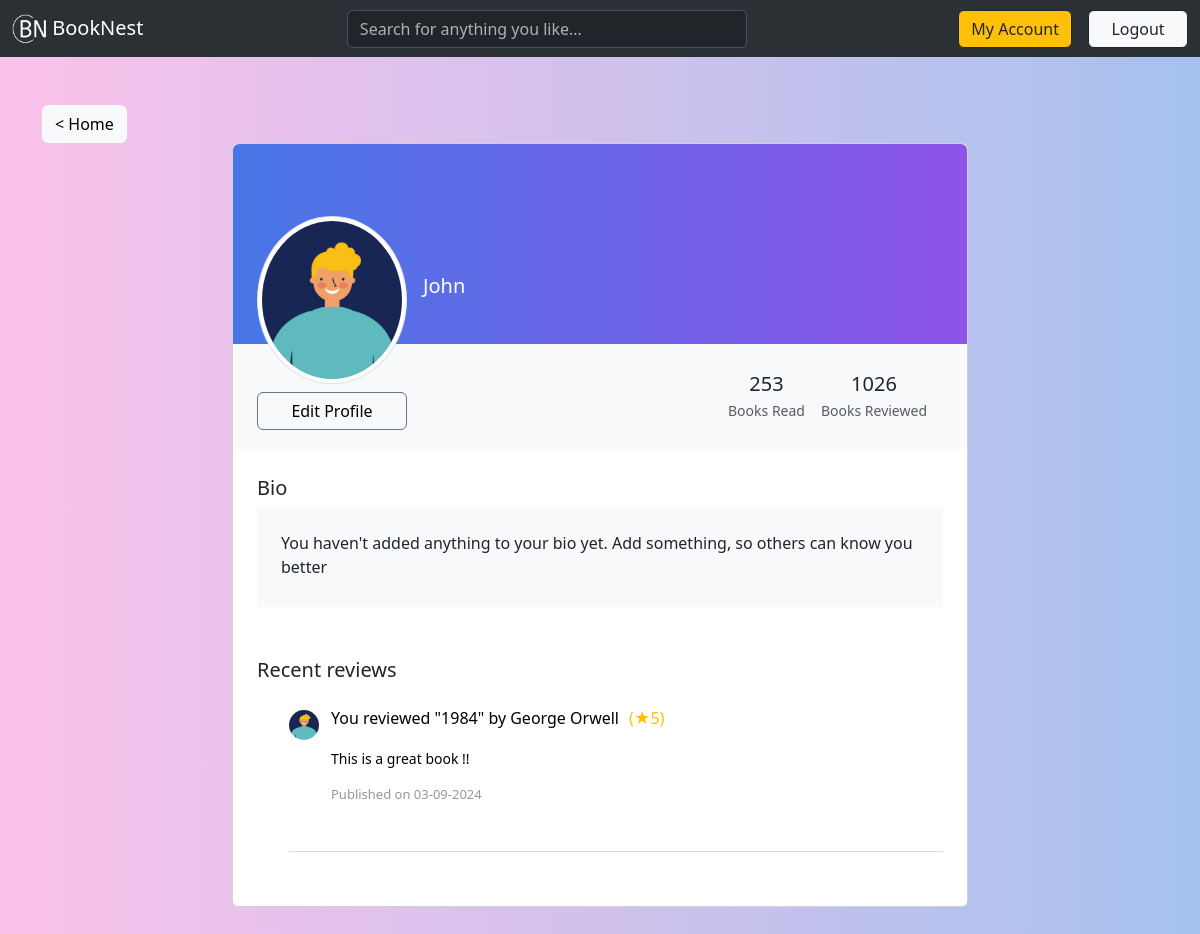
The app's page /account/1 (signed in), older data.
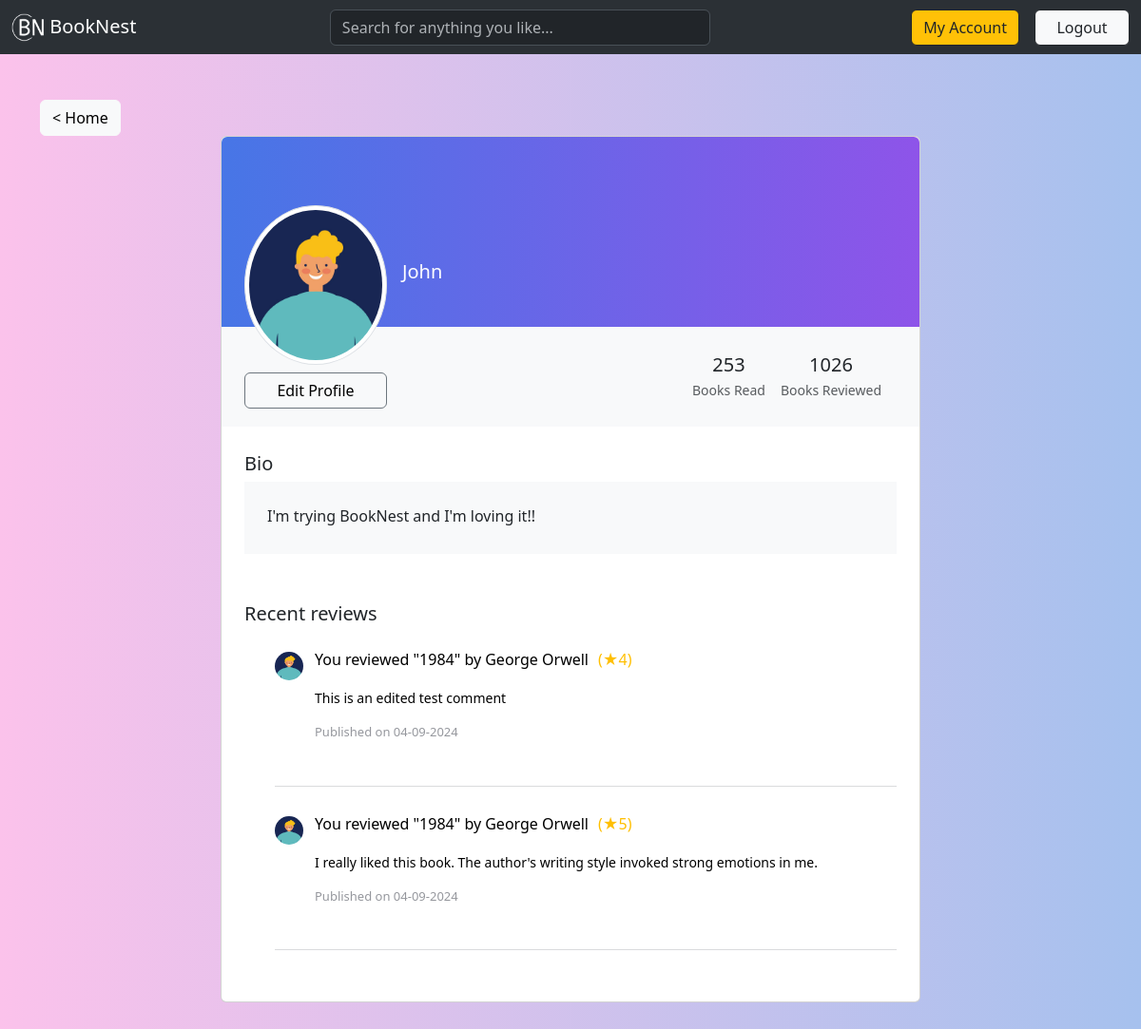
The same page, newer data.
### main/models.py (models this page shows, shortened)
class User(db.Model, UserMixin):
    id = db.Column(db.Integer, primary_key=True)
    username = db.Column(db.String(80), unique=True, nullable=False)
    email = db.Column(db.String(120), unique=True, nullable=False)
    password_hash = db.Column(db.String(128), nullable=False)
    bio = db.Column(db.Text, nullable=True, default="I'm trying BookNest and I'm loving it!!")
    icon = db.Column(db.String(100), nullable=True, default='static/user/default.jpg')
    created_at = db.Column(db.DateTime, default=datetime.now(timezone.utc))
    books = db.relationship('UserBook', backref='user', lazy=True)
    reviews = db.relationship('Review', backref='user', lazy=True, cascade="all, delete-orphan")
    @property
    def password(self):
        return self.password

class Review(db.Model):
    id = db.Column(db.Integer, primary_key=True)
    user_id = db.Column(db.Integer, db.ForeignKey('user.id'), nullable=False)
    book_id = db.Column(db.Integer, db.ForeignKey('book.id'), nullable=False)
    rating = db.Column(db.Integer, nullable=False)
    review_text = db.Column(db.Text, nullable=False)
    created_at = db.Column(db.DateTime, default=datetime.now(timezone.utc))

class Book(db.Model):
    id = db.Column(db.Integer, primary_key=True)
    title = db.Column(db.String(150), nullable=False)
    author_id = db.Column(db.Integer, db.ForeignKey('author.id'), nullable=False)
    genre_id = db.Column(db.Integer, db.ForeignKey('genre.id'), nullable=False)
    description = db.Column(db.Text, nullable=False)
    published_date = db.Column(db.Date, nullable=False)
    category_id = db.Column(db.Integer, db.ForeignKey('category.id'), nullable=False)
    readers = db.relationship('UserBook', backref='book', lazy=True)
    created_at = db.Column(db.DateTime, default=datetime.now(timezone.utc))
    reviews = db.relationship('Review', backref='book', lazy=True, cascade="all, delete-orphan")

class Author(db.Model):
    id = db.Column(db.Integer, primary_key=True)
    name = db.Column(db.String(100), nullable=False)
    bio = db.Column(db.Text, nullable=True)
    created_at = db.Column(db.DateTime, default=datetime.now(timezone.utc))
    books = db.relationship('Book', backref='author', lazy=True)
    def __str__(self):
        return self.name

### main/routes.py (the view)
@app.route('/account/<int:user_id>')
def account_page(user_id):
    user = User.query.get(user_id)
    reviews = Review.query.filter_by(user_id=user.id).order_by(Review.created_at.desc()).all()
    return render_template('account.html', user=user, reviews=reviews)

### main/models.py (called while the page is built)
@login_manager.user_loader
def load_user(user_id):
	return User.query.get(int(user_id))

### main/templates/account.html (shortened to what this page needs)
{% extends 'base.html' %}
{% block body %}
{% if user.id == current_user.id %}
<section class="h-100 gradient-custom-2">
    <div class="container py-5 h-100">
      <a class="btn btn-light" href="{{ url_for('home_page') }}">< Home</a>
      <div class="row d-flex justify-content-center">
        <div class="col col-lg-9 col-xl-8">
          <div class="card">
            <div class="rounded-top text-white d-flex flex-row" style="height:200px; background: linear-gradient(to right, #4776E6, #8E54E9);">
              <div class="ms-4 mt-5 d-flex flex-column" style="width: 150px;">
                <img src="{{ url_for('static', filename=user.icon.split('static/')[1]) }}"
                  alt="Generic placeholder image" class="img-fluid img-thumbnail mt-4 mb-2"
                  style="width: 150px; border-radius: 50%; z-index: 1">
                  <a href="{{ url_for('edit_profile') }}" class="btn btn-outline-secondary text-body" style="z-index: 1;">
                    <button type="button" data-mdb-button-init data-mdb-ripple-init data-mdb-ripple-color="dark" style="border: none; background: none; padding: 0;">
                        Edit Profile
                    </button>
                </a>
              </div>
              <div class="ms-3" style="margin-top: 130px;">
                <h5>{{ user.username.capitalize() }}</h5>
              </div>
            </div>
            <div class="p-4 text-black bg-body-tertiary">
              <div class="d-flex justify-content-end text-center py-1 text-body">
                <div>
                  <p class="mb-1 h5">253</p>
                  <p class="small text-muted mb-0">Books Read</p>
                </div>
                <div class="px-3">
                  <p class="mb-1 h5">1026</p>
                  <p class="small text-muted mb-0">Books Reviewed</p>
                </div>
              </div>
            </div>
            <div class="card-body p-4 text-black">
              <div class="mb-5  text-body">
                <p class="lead fw-normal mb-1">Bio</p>
                <div class="p-4 bg-body-tertiary">
                  <p class="font-italic mb-1">{{ user.bio }}</p>
                </div>
              </div>
              <div class="d-flex justify-content-between align-items-center mb-4 text-body">
                <p class="lead fw-normal mb-0">Recent reviews</p>
              </div>
              <div class="review-list">
                <ul>
                    {% for review in reviews %}
                    <li>
                        <div class="d-flex">
                            <div class="left">
                                <span>
                                    <img src="{{ url_for('static', filename=review.user.icon.split('static/')[1]) }}"
                                        alt="{{ url_for('static', filename='/user/default.jpg') }}" width="30"
                                        height="30" class="d-inline-block align-text-top">
                                </span>
                            </div>
                            <div class="right">
                                <h4>
                                    You reviewed "{{review.book.title}}" by {{review.book.author}}
                                    <span class="gig-rating text-body-2">
                                        (&#9733;{{review.rating}})
                                    </span>
                                </h4>
                                <div class="review-description">
                                    <p>
                                        {{review.review_text}}
                                    </p>
                                </div>
                                <span class="publish py-3 d-inline-block w-100">Published on {{
                                    review.created_at.strftime('%d-%m-%Y') }}</span>
                            </div>
                        </div>
                    </li>
                    {% endfor %}
                </ul>
            </div>
            </div>
          </div>
        </div>
      </div>
    </div>
  </section>
{% endif %}
{% endblock %}

Row changes from the older to the newer data that the page shows:
changed User "John": bio "You haven't added anything to your bio yet. Add something, so others can know you better" → "I'm trying BookNest and I'm loving it!!"
added Review: icon (picture), book "1984", book.author "George Orwell", rating "4", review_text "This is an edited test comment", created_at "04-09-2024"
changed Review: review_text "This is a great book !!" → "I really liked this book. The author's writing style invoked strong emotions in me."; created_at "03-09-2024" → "04-09-2024"
